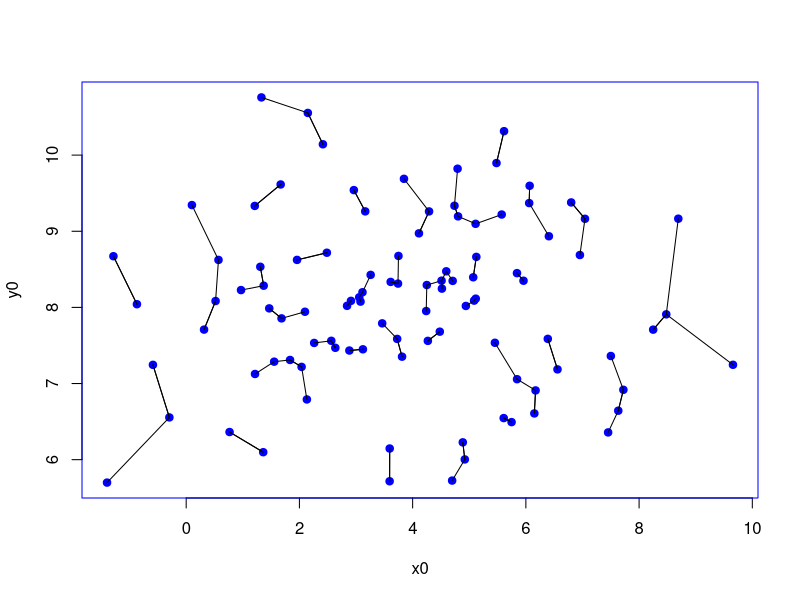

Generate this figure with R:
plot.nn <- function(x0,y0,graphic=TRUE,my.par=c(mar=c(4,4,2,2),xlim=range(x0),ylim=range(y0)))
{
  if(class(x0)!="numeric" | class(y0)!="numeric") #premissa 1
  {
    stop("o vetor de dados não é numérico")
  }
  if (length(x0)!=length(y0)) #premissa 2
  {
    stop("os vetores x e y não possuem o mesmo tamanho")
  }
  xy <- data.frame(x0,y0) #gerando data frame com o dado de entrada (coordenadas dos pontos)
  dist.mat <- as.matrix(dist(xy,upper=TRUE)) #gerando a matriz de distâncias de todos os pontos para todos os pontos
  diag(dist.mat) <- NA #NAs atribuídos à diagonal para evitar zeros, que seriam computados como a menor distância
  nn.pos <- apply(dist.mat,1,which.min) #guardando posição do vizinho mais próximo. na matriz de distâncias, vou procurar, por linha, qual a posição (e não o valor) do vizinho mais próximo no data frame (qual a linha do data frame)
  xy$x1 <- x0[nn.pos] # criando nova coluna no data frame para o x1, e indexando o valor de x do vizinho mais próximo
  xy$y1 <- y0[nn.pos] # criando nova coluna no data frame para o y1, e indexando o valor de y do vizinho mais próximo
  if(graphic)
  {
    par(my.par)
    plot(x0,y0)
    segments(x0=xy$x0,y0=xy$y0,x1=xy$x1,y1=xy$y1) #desenhando segmentos
  }
  return(list(dist=dist.mat,xy=xy))
} 

x <- rnorm(100,4,2)
y <- rnorm(100,8,1)




par(pch=19, col='blue')
plot.nn(x,y,graphic=T)
